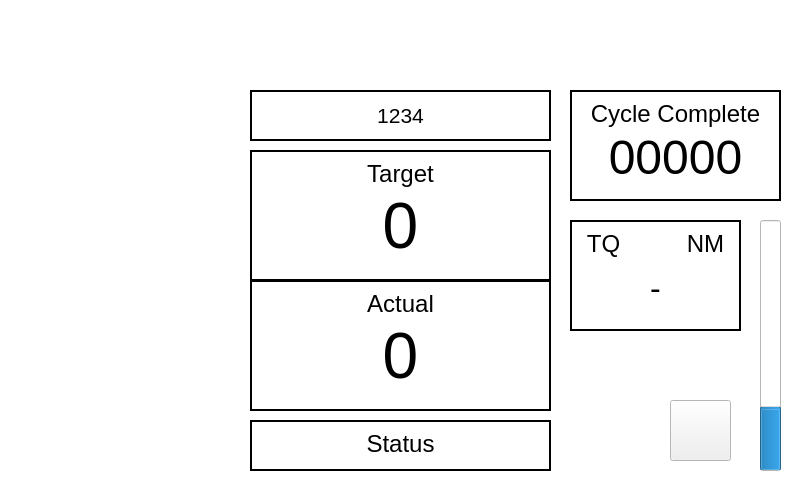
<?xml version="1.0" encoding="UTF-8"?>
<ui version="4.0">
 <class>MainWindow</class>
 <widget class="QMainWindow" name="MainWindow">
  <property name="windowModality">
   <enum>Qt::NonModal</enum>
  </property>
  <property name="enabled">
   <bool>true</bool>
  </property>
  <property name="geometry">
   <rect>
    <x>0</x>
    <y>0</y>
    <width>800</width>
    <height>480</height>
   </rect>
  </property>
  <property name="minimumSize">
   <size>
    <width>800</width>
    <height>480</height>
   </size>
  </property>
  <property name="maximumSize">
   <size>
    <width>800</width>
    <height>480</height>
   </size>
  </property>
  <property name="palette">
   <palette>
    <active>
     <colorrole role="Base">
      <brush brushstyle="SolidPattern">
       <color alpha="255">
        <red>255</red>
        <green>255</green>
        <blue>255</blue>
       </color>
      </brush>
     </colorrole>
     <colorrole role="Window">
      <brush brushstyle="SolidPattern">
       <color alpha="255">
        <red>255</red>
        <green>255</green>
        <blue>255</blue>
       </color>
      </brush>
     </colorrole>
    </active>
    <inactive>
     <colorrole role="Base">
      <brush brushstyle="SolidPattern">
       <color alpha="255">
        <red>255</red>
        <green>255</green>
        <blue>255</blue>
       </color>
      </brush>
     </colorrole>
     <colorrole role="Window">
      <brush brushstyle="SolidPattern">
       <color alpha="255">
        <red>255</red>
        <green>255</green>
        <blue>255</blue>
       </color>
      </brush>
     </colorrole>
    </inactive>
    <disabled>
     <colorrole role="Base">
      <brush brushstyle="SolidPattern">
       <color alpha="255">
        <red>255</red>
        <green>255</green>
        <blue>255</blue>
       </color>
      </brush>
     </colorrole>
     <colorrole role="Window">
      <brush brushstyle="SolidPattern">
       <color alpha="255">
        <red>255</red>
        <green>255</green>
        <blue>255</blue>
       </color>
      </brush>
     </colorrole>
    </disabled>
   </palette>
  </property>
  <property name="windowTitle">
   <string>MainWindow</string>
  </property>
  <widget class="QWidget" name="centralwidget">
   <widget class="QProgressBar" name="progressBar">
    <property name="geometry">
     <rect>
      <x>760</x>
      <y>220</y>
      <width>21</width>
      <height>251</height>
     </rect>
    </property>
    <property name="value">
     <number>24</number>
    </property>
    <property name="alignment">
     <set>Qt::AlignLeading|Qt::AlignLeft|Qt::AlignVCenter</set>
    </property>
    <property name="textVisible">
     <bool>false</bool>
    </property>
    <property name="orientation">
     <enum>Qt::Vertical</enum>
    </property>
   </widget>
   <widget class="QFrame" name="frame">
    <property name="geometry">
     <rect>
      <x>250</x>
      <y>150</y>
      <width>301</width>
      <height>131</height>
     </rect>
    </property>
    <property name="frameShape">
     <enum>QFrame::Box</enum>
    </property>
    <property name="frameShadow">
     <enum>QFrame::Plain</enum>
    </property>
    <property name="lineWidth">
     <number>2</number>
    </property>
    <property name="midLineWidth">
     <number>0</number>
    </property>
    <widget class="QLabel" name="label">
     <property name="geometry">
      <rect>
       <x>10</x>
       <y>10</y>
       <width>281</width>
       <height>31</height>
      </rect>
     </property>
     <property name="font">
      <font>
       <pointsize>18</pointsize>
      </font>
     </property>
     <property name="text">
      <string>Target</string>
     </property>
     <property name="alignment">
      <set>Qt::AlignHCenter|Qt::AlignTop</set>
     </property>
     <property name="buddy">
      <cstring>label</cstring>
     </property>
    </widget>
    <widget class="QLabel" name="label_2">
     <property name="geometry">
      <rect>
       <x>10</x>
       <y>40</y>
       <width>281</width>
       <height>81</height>
      </rect>
     </property>
     <property name="font">
      <font>
       <pointsize>48</pointsize>
      </font>
     </property>
     <property name="text">
      <string>0</string>
     </property>
     <property name="alignment">
      <set>Qt::AlignHCenter|Qt::AlignTop</set>
     </property>
     <property name="buddy">
      <cstring>label_2</cstring>
     </property>
    </widget>
   </widget>
   <widget class="QFrame" name="frame_2">
    <property name="geometry">
     <rect>
      <x>250</x>
      <y>280</y>
      <width>301</width>
      <height>131</height>
     </rect>
    </property>
    <property name="frameShape">
     <enum>QFrame::Box</enum>
    </property>
    <property name="frameShadow">
     <enum>QFrame::Plain</enum>
    </property>
    <property name="lineWidth">
     <number>2</number>
    </property>
    <property name="midLineWidth">
     <number>0</number>
    </property>
    <widget class="QLabel" name="label_3">
     <property name="geometry">
      <rect>
       <x>10</x>
       <y>10</y>
       <width>281</width>
       <height>31</height>
      </rect>
     </property>
     <property name="font">
      <font>
       <pointsize>18</pointsize>
      </font>
     </property>
     <property name="text">
      <string>Actual</string>
     </property>
     <property name="alignment">
      <set>Qt::AlignHCenter|Qt::AlignTop</set>
     </property>
     <property name="buddy">
      <cstring>label_3</cstring>
     </property>
    </widget>
    <widget class="QLabel" name="label_4">
     <property name="geometry">
      <rect>
       <x>10</x>
       <y>40</y>
       <width>281</width>
       <height>81</height>
      </rect>
     </property>
     <property name="font">
      <font>
       <pointsize>48</pointsize>
      </font>
     </property>
     <property name="text">
      <string>0</string>
     </property>
     <property name="alignment">
      <set>Qt::AlignHCenter|Qt::AlignTop</set>
     </property>
     <property name="buddy">
      <cstring>label_4</cstring>
     </property>
    </widget>
   </widget>
   <widget class="QFrame" name="frame_3">
    <property name="geometry">
     <rect>
      <x>250</x>
      <y>420</y>
      <width>301</width>
      <height>51</height>
     </rect>
    </property>
    <property name="frameShape">
     <enum>QFrame::Box</enum>
    </property>
    <property name="frameShadow">
     <enum>QFrame::Plain</enum>
    </property>
    <property name="lineWidth">
     <number>2</number>
    </property>
    <property name="midLineWidth">
     <number>0</number>
    </property>
    <widget class="QLabel" name="label_5">
     <property name="geometry">
      <rect>
       <x>10</x>
       <y>10</y>
       <width>281</width>
       <height>31</height>
      </rect>
     </property>
     <property name="font">
      <font>
       <pointsize>18</pointsize>
      </font>
     </property>
     <property name="text">
      <string>Status</string>
     </property>
     <property name="alignment">
      <set>Qt::AlignHCenter|Qt::AlignTop</set>
     </property>
     <property name="buddy">
      <cstring>label_5</cstring>
     </property>
    </widget>
   </widget>
   <widget class="QFrame" name="frame_4">
    <property name="geometry">
     <rect>
      <x>250</x>
      <y>90</y>
      <width>301</width>
      <height>51</height>
     </rect>
    </property>
    <property name="frameShape">
     <enum>QFrame::Box</enum>
    </property>
    <property name="frameShadow">
     <enum>QFrame::Plain</enum>
    </property>
    <property name="lineWidth">
     <number>2</number>
    </property>
    <property name="midLineWidth">
     <number>0</number>
    </property>
    <widget class="QPushButton" name="pushButton">
     <property name="geometry">
      <rect>
       <x>10</x>
       <y>10</y>
       <width>281</width>
       <height>31</height>
      </rect>
     </property>
     <property name="font">
      <font>
       <pointsize>16</pointsize>
      </font>
     </property>
     <property name="text">
      <string>1234</string>
     </property>
     <property name="flat">
      <bool>true</bool>
     </property>
    </widget>
   </widget>
   <widget class="QFrame" name="frame_5">
    <property name="geometry">
     <rect>
      <x>570</x>
      <y>90</y>
      <width>211</width>
      <height>111</height>
     </rect>
    </property>
    <property name="frameShape">
     <enum>QFrame::Box</enum>
    </property>
    <property name="frameShadow">
     <enum>QFrame::Plain</enum>
    </property>
    <property name="lineWidth">
     <number>2</number>
    </property>
    <property name="midLineWidth">
     <number>0</number>
    </property>
    <widget class="QLabel" name="label_6">
     <property name="geometry">
      <rect>
       <x>10</x>
       <y>10</y>
       <width>191</width>
       <height>31</height>
      </rect>
     </property>
     <property name="font">
      <font>
       <pointsize>18</pointsize>
      </font>
     </property>
     <property name="text">
      <string>Cycle Complete</string>
     </property>
     <property name="alignment">
      <set>Qt::AlignHCenter|Qt::AlignTop</set>
     </property>
    </widget>
    <widget class="QLabel" name="label_7">
     <property name="geometry">
      <rect>
       <x>10</x>
       <y>40</y>
       <width>191</width>
       <height>61</height>
      </rect>
     </property>
     <property name="font">
      <font>
       <pointsize>36</pointsize>
      </font>
     </property>
     <property name="text">
      <string>00000</string>
     </property>
     <property name="alignment">
      <set>Qt::AlignHCenter|Qt::AlignTop</set>
     </property>
    </widget>
   </widget>
   <widget class="QFrame" name="frame_6">
    <property name="geometry">
     <rect>
      <x>570</x>
      <y>220</y>
      <width>171</width>
      <height>111</height>
     </rect>
    </property>
    <property name="frameShape">
     <enum>QFrame::Box</enum>
    </property>
    <property name="frameShadow">
     <enum>QFrame::Plain</enum>
    </property>
    <property name="lineWidth">
     <number>2</number>
    </property>
    <property name="midLineWidth">
     <number>0</number>
    </property>
    <widget class="QLabel" name="label_8">
     <property name="geometry">
      <rect>
       <x>10</x>
       <y>10</y>
       <width>151</width>
       <height>31</height>
      </rect>
     </property>
     <property name="font">
      <font>
       <pointsize>18</pointsize>
      </font>
     </property>
     <property name="text">
      <string>TQ          NM</string>
     </property>
     <property name="alignment">
      <set>Qt::AlignHCenter|Qt::AlignTop</set>
     </property>
    </widget>
    <widget class="QLabel" name="label_9">
     <property name="geometry">
      <rect>
       <x>10</x>
       <y>50</y>
       <width>151</width>
       <height>41</height>
      </rect>
     </property>
     <property name="font">
      <font>
       <pointsize>24</pointsize>
      </font>
     </property>
     <property name="text">
      <string>-</string>
     </property>
     <property name="alignment">
      <set>Qt::AlignHCenter|Qt::AlignTop</set>
     </property>
    </widget>
   </widget>
   <widget class="QLabel" name="label_10">
    <property name="geometry">
     <rect>
      <x>570</x>
      <y>0</y>
      <width>231</width>
      <height>81</height>
     </rect>
    </property>
    <property name="text">
     <string/>
    </property>
    <property name="pixmap">
     <pixmap>kubotalogo.png</pixmap>
    </property>
    <property name="alignment">
     <set>Qt::AlignCenter</set>
    </property>
   </widget>
   <widget class="QLabel" name="label_11">
    <property name="geometry">
     <rect>
      <x>580</x>
      <y>400</y>
      <width>61</width>
      <height>61</height>
     </rect>
    </property>
    <property name="text">
     <string/>
    </property>
    <property name="pixmap">
     <pixmap>joinmaxlogo2.png</pixmap>
    </property>
    <property name="scaledContents">
     <bool>true</bool>
    </property>
    <property name="alignment">
     <set>Qt::AlignCenter</set>
    </property>
    <property name="buddy">
     <cstring>label_11</cstring>
    </property>
   </widget>
   <widget class="QPushButton" name="pushButton_2">
    <property name="geometry">
     <rect>
      <x>670</x>
      <y>400</y>
      <width>61</width>
      <height>61</height>
     </rect>
    </property>
    <property name="autoFillBackground">
     <bool>false</bool>
    </property>
    <property name="styleSheet">
     <string notr="true">border-image: url(:/newPrefix/setting.png);</string>
    </property>
    <property name="text">
     <string/>
    </property>
   </widget>
  </widget>
 </widget>
 <resources>
  <include location="test.qrc"/>
 </resources>
 <connections>
  <connection>
   <sender>pushButton_2</sender>
   <signal>clicked()</signal>
   <receiver>label_11</receiver>
   <slot>hide()</slot>
   <hints>
    <hint type="sourcelabel">
     <x>715</x>
     <y>423</y>
    </hint>
    <hint type="destinationlabel">
     <x>592</x>
     <y>442</y>
    </hint>
   </hints>
  </connection>
 </connections>
</ui>
